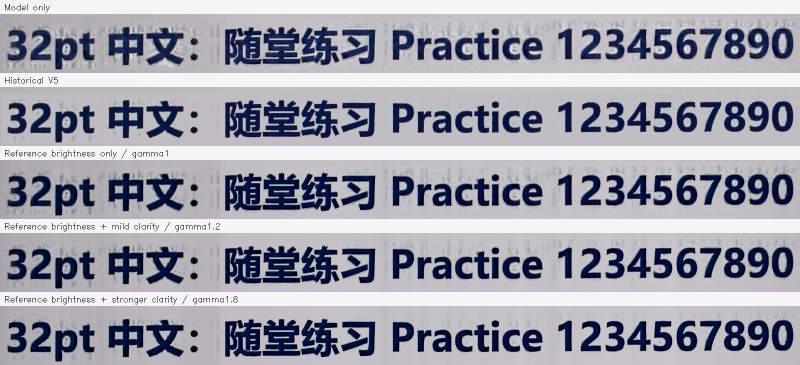
#> input picture evaluation/adaptive_prepost_frozen_v1_20261020/evidence/crops/002.png, 1600 x 730 px (shown at 1/2 size)
$ python -i light_text_postprocess_v2.py   (imports and definitions only)   (older library calls are emulated)
#> lines starting #> are read from the running program, lines starting #| are printed output that depends on the picture; after the words box and inside, x2 and y2 are one past the last pixel; in counts of white or black regions, pixels touching at a corner belong together
"""Conservative, switchable classical text postprocess for rectified camera frames."""
from dataclasses import dataclass
import time

import cv2
import numpy as np


@dataclass(frozen=True)
class V2Config:
    """@luna-comment Input: scalar gains and module switches. Output: immutable operator settings. Key Steps: hold strength and safety limits. Key Params: gains are dimensionless; max_delta is BGR code values. State/Dependencies: no global mutable state."""
    contrast: float = .60
    halo: float = .60
    aa: float = .20
    sharp: float = .30
    max_delta: float = 20.
    noise: bool = True
    polarity: bool = True
    adaptive_feather: bool = True
    dehalo: bool = True
    directional_aa: bool = True
    sharpening: bool = True


PRESETS = {
    'low': V2Config(contrast=.35, halo=.35, aa=.12, sharp=.20, max_delta=12.),
    'standard': V2Config(),
    'off': V2Config(contrast=0, halo=0, aa=0, sharp=0, max_delta=0),
}


def robust_threshold(y):
    """@luna-comment Input: float encoded luma 0..255. Output: detail threshold and sampling telemetry. Key Steps: highpass, select flat 32px cells, sample four phases and median their MAD. Key Params: 0.8px blur, 2..12 threshold; sparse fallback. State/Dependencies: OpenCV/NumPy; no sensor-noise claim."""
    fine = y-cv2.GaussianBlur(y, (0, 0), .8)
    gx = cv2.Sobel(y, cv2.CV_32F, 1, 0, ksize=3)
    gy = cv2.Sobel(y, cv2.CV_32F, 0, 1, ksize=3)
    flat = cv2.boxFilter(np.abs(gx)+np.abs(gy), -1, (32, 32)) < 12
    phases = []
    counts = []
    for oy, ox in ((0, 0), (0, 4), (4, 0), (4, 4)):
        sample = fine[oy::8, ox::8]
        select = flat[oy::8, ox::8]
        values = sample[select]
        if values.size < 32:
            values = sample.ravel()
        median = float(np.median(values)) if values.size else 0.
        phases.append(float(1.4826*np.median(np.abs(values-median))) if values.size else 0.)
        counts.append(int(select.sum()))
    sigma = float(np.median(phases))
    return float(np.clip(1.5*sigma, 2., 12.)), {'noise_sigma': sigma, 'noise_phase_mad': phases, 'flat_samples': counts}


def adaptive_support(shape, boxes):
    """@luna-comment Input: image HW and optional half-open OCR boxes. Output: float alpha inside boxes only. Key Steps: per-box inward distance smoothstep and max union. Key Params: feather min(16,max(2,.25 short side)). State/Dependencies: None means full image; empty list identity support."""
    if boxes is None:
        return np.ones(shape, np.float32)
    alpha = np.zeros(shape, np.float32)
    for x0, y0, x1, y1 in boxes:
        if not 0 <= x0 < x1 <= shape[1] or not 0 <= y0 < y1 <= shape[0]:
            raise ValueError('Invalid support box')
        h, w = y1-y0, x1-x0
        yy = np.arange(h, dtype=np.float32)[:, None]
        xx = np.arange(w, dtype=np.float32)[None, :]
        distance = np.minimum(np.minimum(xx+1, w-xx), np.minimum(yy+1, h-yy))
        feather = min(16., max(2., .25*min(w, h)))
        t = np.clip((distance-1)/feather, 0, 1)
        np.maximum(alpha[y0:y1, x0:x1], t*t*(3-2*t), out=alpha[y0:y1, x0:x1])
    return alpha


def edge_field(y):
    """@luna-comment Input: float luma. Output: unit normal and edge trust mask. Key Steps: Sobel gradients, locally averaged structure tensor coherence and straightness. Key Params: 3px tensor window, gradient>14. State/Dependencies: OpenCV; tangent is perpendicular to returned normal."""
    gx = cv2.Sobel(y, cv2.CV_32F, 1, 0, ksize=3)/8
    gy = cv2.Sobel(y, cv2.CV_32F, 0, 1, ksize=3)/8
    mag = cv2.magnitude(gx, gy)
    nx, ny = gx/(mag+1e-6), gy/(mag+1e-6)
    a = cv2.boxFilter(gx*gx, -1, (5, 5))
    b = cv2.boxFilter(gy*gy, -1, (5, 5))
    c = cv2.boxFilter(gx*gy, -1, (5, 5))
    coherence = np.sqrt((a-b)**2+4*c*c)/(a+b+1e-6)
    trust = (mag > 14)&(coherence > .72)
    return nx, ny, trust, mag


def normal_sample(y, nx, ny, distance):
    """@luna-comment Input: luma, unit normals, signed pixel offset. Output: bilinear normal sample. Key Steps: remap reflected border. Key Params: offsets are in pixels. State/Dependencies: OpenCV float maps."""
    h, w = y.shape
    xx = np.arange(w, dtype=np.float32)[None, :]
    yy = np.arange(h, dtype=np.float32)[:, None]
    return cv2.remap(y, xx+distance*nx, yy+distance*ny, cv2.INTER_LINEAR, borderMode=cv2.BORDER_REFLECT_101)


def trusted_plateau_envelope(y, threshold):
    """@luna-comment Input: float luma and noise threshold. Output: side-platform lower/upper bounds and trusted edge mask. Key Steps: sample normals at ±3/±5, demand stable platforms and single-edge monotonic trend. Key Params: separation>24, side drift<max(5,2T). State/Dependencies: heuristic; ambiguous thin/complex structures deliberately excluded."""
    nx, ny, trust, mag = edge_field(y)
    minus3 = normal_sample(y, nx, ny, -3)
    minus5 = normal_sample(y, nx, ny, -5)
    plus3 = normal_sample(y, nx, ny, 3)
    plus5 = normal_sample(y, nx, ny, 5)
    stable = (np.abs(minus3-minus5)<max(5, 2*threshold))&(np.abs(plus3-plus5)<max(5, 2*threshold))
    low = np.minimum(minus5, plus5)-max(2., threshold)
    high = np.maximum(minus5, plus5)+max(2., threshold)
    near_minus = normal_sample(y, nx, ny, -1)
    near_plus = normal_sample(y, nx, ny, 1)
    monotonic = (plus5-minus5)*(near_plus-near_minus)>0
    # Opposing nearby gradients break monotonicity; this excludes many thin strokes.
    trusted = trust&stable&monotonic&(np.abs(plus5-minus5)>24)&(mag>14)
    return low, high, trusted


def dehalo_luma(y, strength, threshold, envelope=None):
    """@luna-comment Input: float luma, correction gain/noise gate, optional trusted envelope. Output: corrected luma and hit count. Key Steps: clip only overshoot beyond stable opposite-side platforms at trustworthy single edges. Key Params: correction gain and tolerance from envelope. State/Dependencies: wide/complex halos can be missed."""
    if strength <= 0:
        return y, 0
    low, high, trusted = envelope if envelope is not None else trusted_plateau_envelope(y, threshold)
    hit = trusted&((y<low)|(y>high))
    corrected = np.where(hit, y+strength*(np.clip(y, low, high)-y), y)
    return corrected.astype(np.float32), int(hit.sum())


def polarity_contrast(y, background, threshold, gain, max_delta):
    """@luna-comment Input: luma, coarse background, noise threshold and gain/cap. Output: confidence-gated luma and hit count. Key Steps: compare local signed residual energy, suppress ambiguous/flat windows, softly cap increment. Key Params: 31px support, dominance margin .25. State/Dependencies: contrast is heuristic, not OCR."""
    if gain <= 0 or max_delta <= 0:
        return y, 0
    residual = y-background
    dark = cv2.boxFilter(np.maximum(-residual-threshold, 0), -1, (31, 31))
    bright = cv2.boxFilter(np.maximum(residual-threshold, 0), -1, (31, 31))
    dominance = (dark-bright)/(dark+bright+threshold)
    confidence = np.clip((np.abs(dominance)-.25)/.55, 0, 1)
    confidence *= np.clip((dark+bright-threshold)/(3*threshold+1e-6), 0, 1)
    signed = np.where(dominance>0, -np.maximum(-residual-threshold, 0), np.maximum(residual-threshold, 0))
    q = gain*confidence*signed
    delta = q/(1+np.abs(q)/max_delta)
    return (y+delta).astype(np.float32), int(np.count_nonzero(np.abs(delta)>.5))


def directional_antialias(y, gain):
    """@luna-comment Input: adjusted luma and weak gain. Output: tangent-smoothed luma and hit count. Key Steps: gate diagonal coherent edge, bilinear tangent samples, suppress opposing-edge thin strokes, bound change. Key Params: gain<=.2, <=2-code change. State/Dependencies: heuristic AA; cannot reconstruct missing subpixels."""
    if gain <= 0:
        return y, 0
    nx, ny, trust, _ = edge_field(y)
    a = normal_sample(y, -ny, nx, 1)
    b = normal_sample(y, -ny, nx, -1)
    normal_a = normal_sample(y, nx, ny, 2)
    normal_b = normal_sample(y, nx, ny, -2)
    diagonal = (np.abs(nx)>.25)&(np.abs(ny)>.25)
    isolated = np.abs(normal_a-normal_b)>20
    staircase = np.abs((a+b)*.5-y)>1.5
    hit = trust&diagonal&isolated&staircase
    change = np.clip(gain*((a+b)*.5-y), -2., 2.)
    return np.where(hit, y+change, y).astype(np.float32), int(hit.sum())


def weak_sharpen(y, threshold, gain, envelope=None):
    """@luna-comment Input: float luma, noise threshold and trusted side-platform envelope. Output: weak-sharpened luma/hit count. Key Steps: soft threshold detail only on trusted edges and clamp to platform bounds. Key Params: gain<=.3. State/Dependencies: skips ambiguous pixels; cannot repair unavailable platform evidence."""
    if gain <= 0:
        return y, 0
    detail = y-cv2.GaussianBlur(y, (0, 0), .8)
    detail = np.sign(detail)*np.maximum(np.abs(detail)-threshold*.5, 0)
    if envelope is None:
        envelope = trusted_plateau_envelope(y, threshold)
    low, high, trusted = envelope
    result = np.where(trusted, np.clip(y+gain*detail, low, high), y)
    return result.astype(np.float32), int(np.count_nonzero(np.abs(result-y)>.5))


def enhance_bgr_v2(image, preset='standard', boxes=None, config=None):
    """@luna-comment Input: BGR8, named preset, optional OCR boxes/config. Output: BGR8 and path-hit telemetry. Key Steps: robust noise, trusted halo correction, confident contrast, optional directional AA, weak sharp, adaptive feather, shared integer delta/gamut. Key Params: V2Config switches; off is exact identity. State/Dependencies: OpenCV/NumPy CPU; no model inference or source mutation."""
    started = time.perf_counter()
    if image.dtype != np.uint8 or image.ndim != 3 or image.shape[2] != 3:
        raise ValueError('Expected BGR8')
    if config is None:
        config = PRESETS[preset]
    if config.max_delta <= 0:
        return image.copy(), {'preset': preset, 'seconds': time.perf_counter()-started, 'changed_pixels': 0, 'halo_hits': 0, 'aa_hits': 0, 'contrast_hits': 0, 'sharp_hits': 0}
    y = cv2.cvtColor(image, cv2.COLOR_BGR2YCrCb)[:, :, 0].astype(np.float32)
    if config.noise:
        threshold, stats = robust_threshold(y)
    else:
        threshold, stats = 2., {'noise_sigma': 0., 'noise_phase_mad': [], 'flat_samples': []}
    if config.adaptive_feather:
        alpha = adaptive_support(y.shape, boxes)
    else:
        from tools.light_text_postprocess import support_alpha
        alpha = support_alpha(y.shape, boxes)
    original_envelope = trusted_plateau_envelope(y, threshold)
    target, halo_hits = dehalo_luma(y, config.halo if config.dehalo else 0, threshold, original_envelope)
    small = cv2.resize(target, (max(1, (y.shape[1]+7)//8), max(1, (y.shape[0]+7)//8)), interpolation=cv2.INTER_AREA)
    background = cv2.resize(cv2.GaussianBlur(small, (0, 0), 1.5), (y.shape[1], y.shape[0]))
    target, contrast_hits = polarity_contrast(target, background, threshold, config.contrast if config.polarity else 0, config.max_delta)
    target, aa_hits = directional_antialias(target, config.aa if config.directional_aa else 0)
    target, sharp_hits = weak_sharpen(target, threshold, config.sharp if config.sharpening else 0, original_envelope)
    delta = np.clip((target-y)*alpha, -config.max_delta, config.max_delta)
    lower = -image.min(2).astype(np.float32)
    upper = 255-image.max(2).astype(np.float32)
    capped = np.minimum(np.maximum(delta, lower), upper)
    integer = np.rint(capped).astype(np.int16)
    output = (image.astype(np.int16)+integer[:, :, None]).astype(np.uint8)
    telemetry = {'preset': preset, 'seconds': time.perf_counter()-started, **stats,
                 'halo_hits': halo_hits, 'contrast_hits': contrast_hits, 'aa_hits': aa_hits, 'sharp_hits': sharp_hits,
                 'trusted_edge_pixels': int(np.count_nonzero(original_envelope[2]& (alpha>0))),
                 'support_pixels': int(np.count_nonzero(alpha)), 'changed_pixels': int(np.count_nonzero(integer)),
                 'gamut_cap_hits': int(np.count_nonzero(np.abs(capped-delta)>.01)),
                 'max_abs_delta': int(np.abs(integer).max()), 'outside_support_unchanged': bool(np.array_equal(output[alpha==0], image[alpha==0])),
                 'common_channel_delta': True}
    return output, telemetry

>>> import cv2
>>> picture = cv2.imread('../evaluation/adaptive_prepost_frozen_v1_20261020/evidence/crops/002.png')
#> picture is the input picture: shape (730, 1600, 3); mean B, G, R 174.3, 163.2, 162.8
>>> result = enhance_bgr_v2(picture)
#> in robust_threshold, `flat = cv2.boxFilter(np.abs(gx)+np.abs(gy), -1, (32, 32)) < 12`:
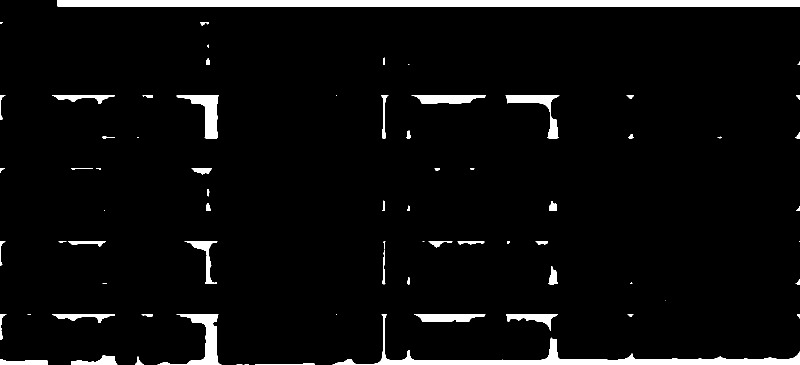
#> flat: shape (730, 1600) bool (shown at 1/2 size); 4.6% white; 72 white regions (20 under 20 px), largest, box (x1, y1, x2, y2) and area: (114, 0, 1600, 13) 19315, (665, 628, 1600, 730) 11092, (315, 628, 443, 730) 3435
#> after the loop in robust_threshold, `for oy, ox in ((0, 0), (0, 4), (4, 0), (4, 4)):`:
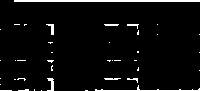
#> select: shape (91, 200) bool; 4.6% white; 40 white regions (32 under 20 px), largest, box (x1, y1, x2, y2) and area: (14, 0, 200, 2) 372, (95, 85, 200, 91) 126, (47, 78, 54, 91) 51
#> after the loop in robust_threshold, `for oy, ox in ((0, 0), (0, 4), (4, 0), (4, 4)):`: counts = [1005, 942, 899, 837]; phases = [0.000452, 4.52e-05, 2.26e-05, 2.26e-05]
#> in robust_threshold, `sigma = float(np.median(phases))`: sigma = 3.39e-05
#> in enhance_bgr_v2, `threshold, stats = robust_threshold(y)`: threshold = 2; stats = {'noise_sigma': 3.39e-05, 'noise_phase_mad': [0.000452, 4.52e-05, 2.26e-05, 2.26e-05], 'flat_samples': [1005, 942, 899, 837]}
#> in edge_field, `trust = (mag > 14)&(coherence > .72)`:
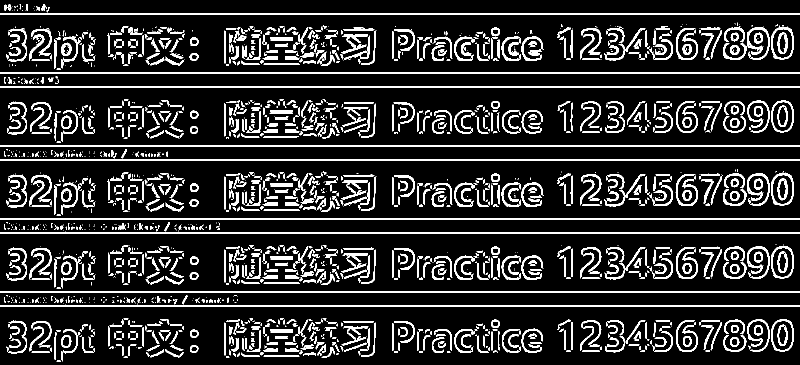
#> trust: shape (730, 1600) bool (shown at 1/2 size); 13.2% white; 2035 white regions (937 under 20 px), largest, box (x1, y1, x2, y2) and area: (0, 27, 1600, 29) 3200, (0, 145, 1600, 147) 3200, (0, 173, 1600, 175) 3200
#> in normal_sample, `yy = np.arange(h, dtype=np.float32)[:, None]`: yy = 730 values from 0 to 729
#> in enhance_bgr_v2, `target, halo_hits = dehalo_luma(y, config.halo if config.dehalo else 0..`: halo_hits = 4304
#> in polarity_contrast, `bright = cv2.boxFilter(np.maximum(residual-threshold, 0), -1, (31, 31))`:
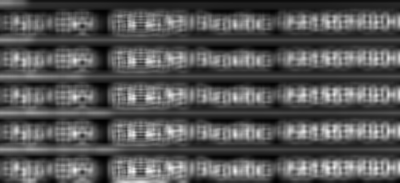
#> bright: shape (730, 1600) float32 (shown at 1/4 size); min 0.00991, max 54.56, mean 18.1; drawn with min black and max white
#> in polarity_contrast, `dominance = (dark-bright)/(dark+bright+threshold)`:
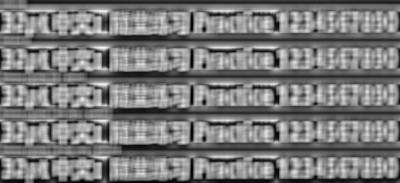
#> dominance: shape (730, 1600) float32 (shown at 1/4 size); min -0.96, max 0.795, mean -0.12; drawn with min black and max white
#> in polarity_contrast, `confidence *= np.clip((dark+bright-threshold)/(3*threshold+1e-6), 0, 1)`:
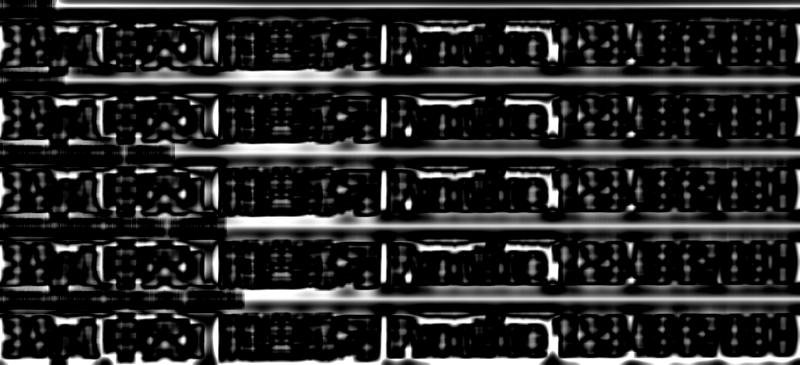
#> confidence: shape (730, 1600) float32 (shown at 1/2 size); min 0, max 1, mean 0.166
#> in polarity_contrast, `delta = q/(1+np.abs(q)/max_delta)`:
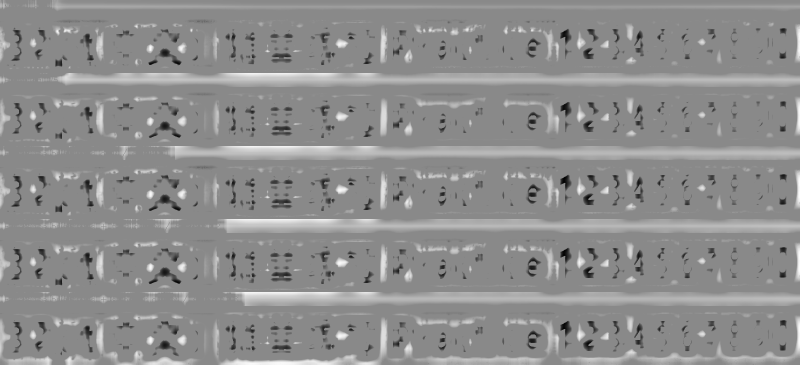
#> delta: shape (730, 1600) float32 (shown at 1/2 size); min -13.1, max 11.24, mean 0.466; drawn with min black and max white
#> in enhance_bgr_v2, `target, contrast_hits = polarity_contrast(target, background, threshol..`: contrast_hits = 329199
#> in enhance_bgr_v2, `target, aa_hits = directional_antialias(target, config.aa if config.di..`: aa_hits = 40858
#> in enhance_bgr_v2, `target, sharp_hits = weak_sharpen(target, threshold, config.sharp if c..`: sharp_hits = 77305

$ run again, on evaluation/adaptive_prepost_frozen_v1_20261020/evidence/crops/089.png
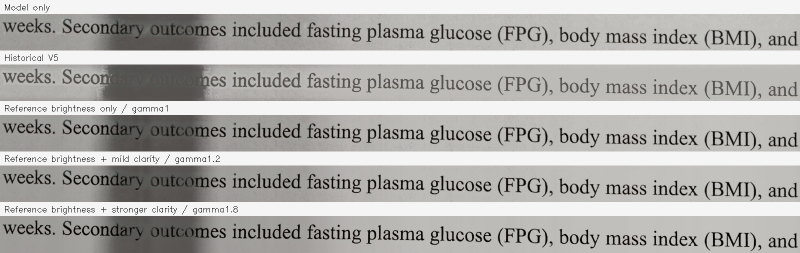
#> input picture evaluation/adaptive_prepost_frozen_v1_20261020/evidence/crops/089.png, 1600 x 505 px (shown at 1/2 size)
#> picture is the input picture: shape (505, 1600, 3); mean B, G, R 175.9, 178.4, 179.6
#> in robust_threshold, `flat = cv2.boxFilter(np.abs(gx)+np.abs(gy), -1, (32, 32)) < 12`:
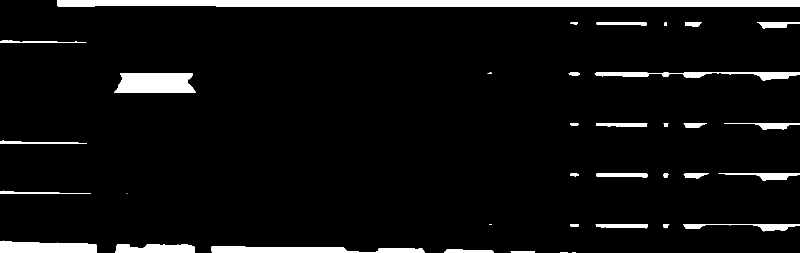
#> flat: shape (505, 1600) bool (shown at 1/2 size); 5.9% white; 36 white regions (5 under 20 px), largest, box (x1, y1, x2, y2) and area: (114, 0, 1600, 13) 19072, (228, 146, 391, 186) 5777, (423, 492, 850, 505) 3779
#> after the loop in robust_threshold, `for oy, ox in ((0, 0), (0, 4), (4, 0), (4, 4)):`: counts = [859, 860, 763, 768]; phases = [2.26e-05, 2.26e-05, 2.26e-05, 2.26e-05]
#> sigma = 2.26e-05
#> threshold = 2; stats = {'noise_sigma': 2.26e-05, 'noise_phase_mad': [2.26e-05, 2.26e-05, 2.26e-05, 2.26e-05], 'flat_samples': [859, 860, 763, 768]}
#> trust: shape (505, 1600) bool; 12.3% white in thin lines or dots
#> yy = 505 values from 0 to 504
#> stable: shape (505, 1600) bool; 72.4% white; 6670 black regions (6148 under 20 px), largest, box (x1, y1, x2, y2) and area: (375, 128, 725, 203) 8854, (0, 128, 306, 203) 8061, (2, 28, 298, 92) 7803
#> monotonic: shape (505, 1600) bool; 38.4% white; 4432 white regions (4228 under 20 px), largest, box (x1, y1, x2, y2) and area: (0, 27, 1600, 102) 71222, (0, 229, 1600, 304) 64346, (0, 330, 1600, 405) 60264
#> trusted: shape (505, 1600) bool; 3.5% white in thin lines or dots
#> hit: shape (505, 1600) bool; 0.29% white in thin lines or dots
#> halo_hits = 2358
#> in polarity_contrast, `delta = q/(1+np.abs(q)/max_delta)`:
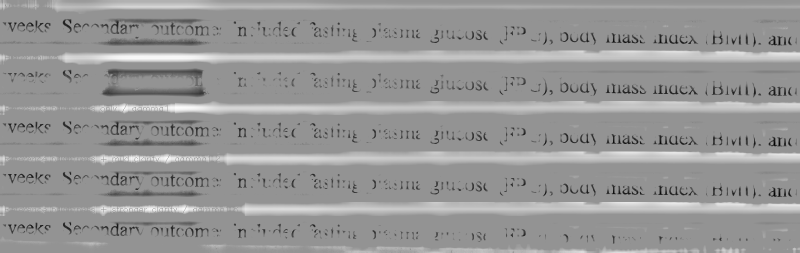
#> delta: shape (505, 1600) float32 (shown at 1/2 size); min -14.96, max 10.86, mean 0.389; drawn with min black and max white
#> contrast_hits = 239680
#> aa_hits = 28188
#> sharp_hits = 25813

$ run again, on evaluation/adaptive_prepost_frozen_v1_20261020/evidence/crops/093.png
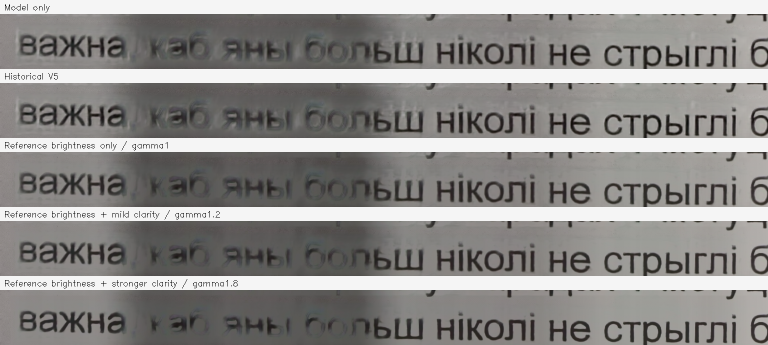
#> input picture evaluation/adaptive_prepost_frozen_v1_20261020/evidence/crops/093.png, 1536 x 690 px (shown at 1/2 size)
#> picture is the input picture: shape (690, 1536, 3); mean B, G, R 138.6, 140.5, 142.3
#> flat: shape (690, 1536) bool; 18.8% white; 30 white regions (7 under 20 px), largest, box (x1, y1, x2, y2) and area: (0, 597, 1536, 690) 53937, (255, 459, 1536, 536) 35644, (263, 321, 1456, 398) 31077
#> after the loop in robust_threshold, `for oy, ox in ((0, 0), (0, 4), (4, 0), (4, 4)):`:
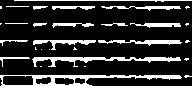
#> select: shape (86, 192) bool; 17.8% white; 29 white regions (13 under 20 px), largest, box (x1, y1, x2, y2) and area: (0, 75, 182, 86) 743, (32, 57, 181, 67) 570, (98, 40, 182, 46) 258
#> after the loop in robust_threshold, `for oy, ox in ((0, 0), (0, 4), (4, 0), (4, 4)):`: counts = [3163, 3165, 2949, 2943]; phases = [0.293, 0.303, 0.328, 0.324]
#> sigma = 0.314
#> threshold = 2; stats = {'noise_sigma': 0.314, 'noise_phase_mad': [0.293, 0.303, 0.328, 0.324], 'flat_samples': [3163, 3165, 2949, 2943]}
#> trust: shape (690, 1536) bool; 9.7% white; 1550 white regions (843 under 20 px), largest, box (x1, y1, x2, y2) and area: (0, 303, 1535, 312) 3509, (0, 27, 1535, 36) 3491, (0, 441, 1534, 446) 3463
#> yy = 690 values from 0 to 689
#> stable: shape (690, 1536) bool; 73.7% white; 6682 black regions (6231 under 20 px), largest, box (x1, y1, x2, y2) and area: (1201, 70, 1479, 139) 11251, (1201, 209, 1479, 277) 11110, (23, 197, 270, 268) 10959
#> monotonic: shape (690, 1536) bool; 55% white; 9262 black regions (7663 under 20 px), largest, box (x1, y1, x2, y2) and area: (0, 0, 1536, 30) 41324, (0, 139, 1536, 165) 39756, (0, 553, 1536, 590) 39508
#> trusted: shape (690, 1536) bool; 4.2% white in thin lines or dots
#> hit: shape (690, 1536) bool; 0.41% white in thin lines or dots
#> halo_hits = 4371
#> in polarity_contrast, `delta = q/(1+np.abs(q)/max_delta)`:
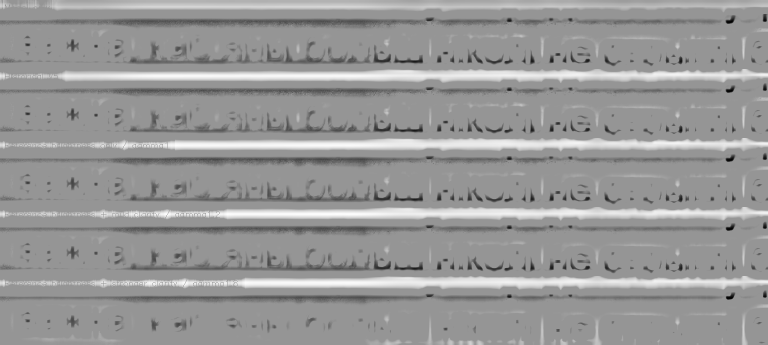
#> delta: shape (690, 1536) float32 (shown at 1/2 size); min -15.41, max 10.9, mean 0.252; drawn with min black and max white
#> contrast_hits = 343103
#> aa_hits = 15091
#> sharp_hits = 36959
